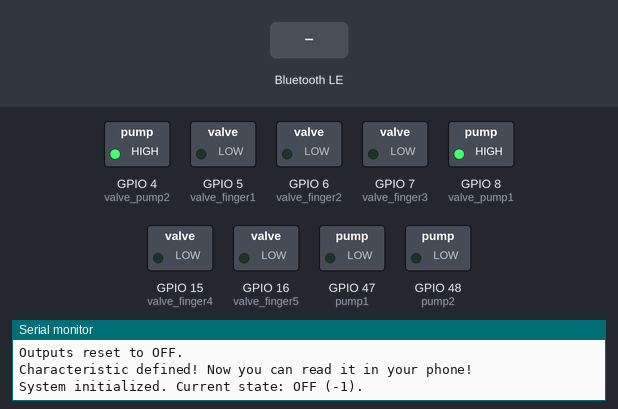
A sketch run on a simulated ESP32-S3. Parts: switched loads named in the sketch (green lamp = pin HIGH), the last lines printed to the serial monitor. Inputs (shaded band) come from the test bench. Nothing arrives over Bluetooth unless stated; a phone connects over Bluetooth LE 3 s after start.

Above: at 1.2 s.
1.3 s: Bluetooth LE write "1" received
At 2.4 s:
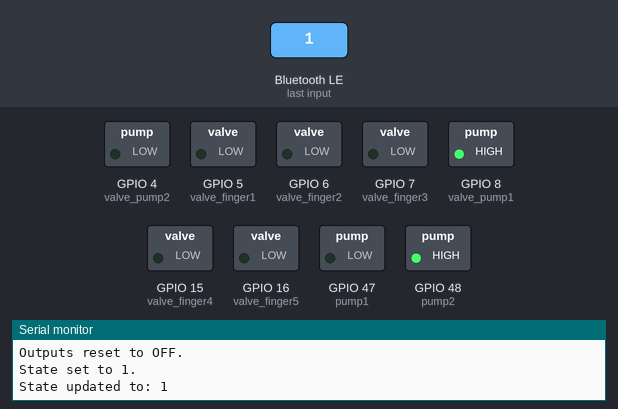
3.3 s: Bluetooth LE write "0" received
At 5.0 s:
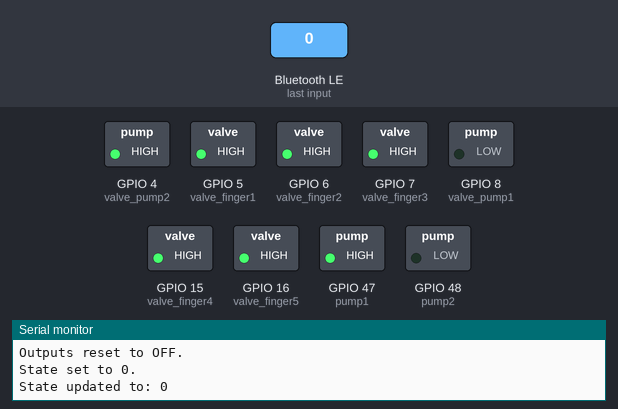
5.3 s: Bluetooth LE write "2" received
At 6.3 s:
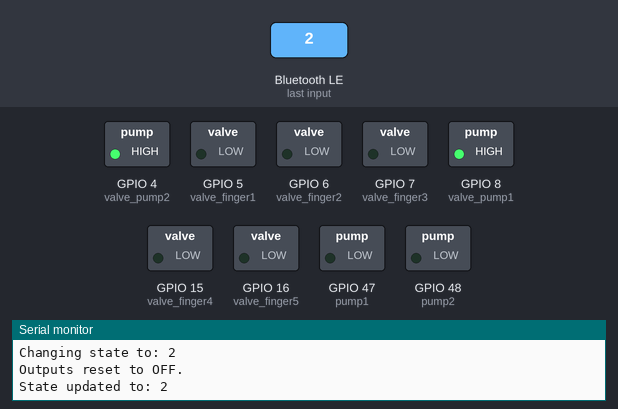
Timing chart, 0 to 8.3 s (numbered marks = the images above; inputs shaded):
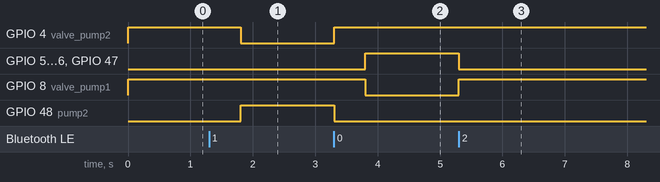

The sketch:

Main_Pump_Server.ino
```cpp
#include <BLEDevice.h>
#include <BLEUtils.h>
#include <BLEServer.h>

// See the following for generating UUIDs:
// https://www.uuidgenerator.net/

#define SERVICE_UUID        "e77cdcbe-3f93-4d59-b2be-f468aba8eabe"
#define CHARACTERISTIC_UUID "beb5483e-36e1-4688-b7f5-ea07361b26a8"

// Pin definitions for valves and pumps
const int valve_pump1 = 8;
const int valve_pump2 = 4;
const int valve_finger1 = 5;
const int valve_finger2 = 6;
const int valve_finger3 = 7;
const int valve_finger4 = 15;
const int valve_finger5 = 16;
const int pump1 = 47;
const int pump2 = 48;

// Transition time in milliseconds
const unsigned long transitionTime = 500;

// State variables to track the current and desired states
int currentState = -1; // -1 represents an initial "unknown" state
int desiredState = -1;
void setupPins() {
  // Set all pins to OUTPUT mode
  pinMode(valve_pump1, OUTPUT);
  pinMode(valve_pump2, OUTPUT);
  pinMode(valve_finger1, OUTPUT);
  pinMode(valve_finger2, OUTPUT);
  pinMode(valve_finger3, OUTPUT);
  pinMode(valve_finger4, OUTPUT);
  pinMode(valve_finger5, OUTPUT);
  pinMode(pump1, OUTPUT);
  pinMode(pump2, OUTPUT);
}

void resetOutputs() {
  // Turn off all pumps and close all valves
  digitalWrite(pump1, LOW);
  digitalWrite(valve_pump1, HIGH);
  digitalWrite(pump2, LOW);
  digitalWrite(valve_pump2, HIGH);
  digitalWrite(valve_finger1, LOW);
  digitalWrite(valve_finger2, LOW);
  digitalWrite(valve_finger3, LOW);
  digitalWrite(valve_finger4, LOW);
  digitalWrite(valve_finger5, LOW);
  Serial.println("Outputs reset to OFF.");
}

void setState0() {
  // Configure valves and pumps for state 0
  digitalWrite(valve_pump2, HIGH); // Close pump2 valve
  digitalWrite(valve_pump1, LOW);  // Open pump1 valve
  digitalWrite(pump1, HIGH);      // Turn on pump1
  digitalWrite(valve_finger1, HIGH);
  digitalWrite(valve_finger2, HIGH);
  digitalWrite(valve_finger3, HIGH);
  digitalWrite(valve_finger4, HIGH);
  digitalWrite(valve_finger5, HIGH);

  Serial.println("State set to 0.");
}

void setState1() {
  // Configure valves and pumps for state 1
  digitalWrite(valve_pump1, HIGH); // Close pump1 valve
  digitalWrite(valve_pump2, LOW);  // Open pump2 valve
  digitalWrite(pump2, HIGH);      // Turn on pump2
  digitalWrite(valve_finger1, LOW);
  digitalWrite(valve_finger2, LOW);
  digitalWrite(valve_finger3, LOW);
  digitalWrite(valve_finger4, LOW);
  digitalWrite(valve_finger5, LOW);

  Serial.println("State set to 1.");
}

void updateState() {
  Serial.print("Changing state to: ");
  Serial.println(desiredState);

  // Transition to a neutral "all OFF" state for safety
  resetOutputs();
  delay(transitionTime);

  // Apply the new state
  if (desiredState == 0) {
    setState0();
  } else if (desiredState == 1) {
    setState1();
  }

  // Update the current state and print confirmation
  currentState = desiredState;
  Serial.print("State updated to: ");
  Serial.println(currentState);
}

class MyCallbacks: public BLECharacteristicCallbacks {
    void onWrite(BLECharacteristic *pCharacteristic) {
        std::string value = pCharacteristic->getValue();

        if (value.length() > 0) {
            Serial.println("*********");
            Serial.print("New value: ");
            for (int i = 0; i < value.length(); i++)
                Serial.print(value[i]);

            // Check if the entire string is a number
            bool isNumber = true;
            for (int i = 0; i < value.length(); i++) {
                if (!isdigit(value[i])) {
                    isNumber = false;
                    break;
                }
            }

            if (isNumber) {
                // Convert the string to an integer
                desiredState = std::stoi(value);
                Serial.println();
                Serial.print("Desired state set to: ");
                Serial.println(desiredState);
            } else {
                Serial.println("Invalid input. Please enter a number.");
            }

            Serial.println("*********");
        }
    }
};

void setup() {
  Serial.begin(115200);
  Serial.println("Starting BLE work!");

  // Configure pin modes for valves and pumps
  setupPins();

  // Ensure all outputs are in a known "OFF" state initially
  resetOutputs();

  BLEDevice::init("Capstone_TaMinhTri");
  BLEServer *pServer = BLEDevice::createServer();
  BLEService *pService = pServer->createService(SERVICE_UUID);
  BLECharacteristic *pCharacteristic = pService->createCharacteristic(
                                         CHARACTERISTIC_UUID,
                                         BLECharacteristic::PROPERTY_READ |
                                         BLECharacteristic::PROPERTY_WRITE
                                       );

  pCharacteristic->setCallbacks(new MyCallbacks());
  pService->start();
  // BLEAdvertising *pAdvertising = pServer->getAdvertising();  // this still is working for backward compatibility
  BLEAdvertising *pAdvertising = BLEDevice::getAdvertising();
  pAdvertising->addServiceUUID(SERVICE_UUID);
  pAdvertising->setScanResponse(true);
  pAdvertising->setMinPreferred(0x06);  // functions that help with iPhone connections issue
  pAdvertising->setMinPreferred(0x12);
  BLEDevice::startAdvertising();
  Serial.println("Characteristic defined! Now you can read it in your phone!");


  // Print initial state for debugging
  Serial.println("System initialized. Current state: OFF (-1).");
}

void loop() {
  // Update system state if the desired state has changed
  if (desiredState != currentState) {
    updateState();
  }
}
```

Measured:
- after the input at 1.3 s, GPIO 4 (valve_pump2): HIGH → LOW after 0.50 s; GPIO 48 (pump2): LOW → HIGH after 0.50 s
- after the input at 3.3 s, GPIO 4 (valve_pump2): LOW → HIGH at once; GPIO 5 (valve_finger1), GPIO 6 (valve_finger2), GPIO 7 (valve_finger3), GPIO 15 (valve_finger4), GPIO 16 (valve_finger5), GPIO 47 (pump1): LOW → HIGH after 0.50 s; GPIO 8 (valve_pump1): HIGH → LOW after 0.50 s; GPIO 48 (pump2): HIGH → LOW at once
- after the input at 5.3 s, GPIO 5 (valve_finger1), GPIO 6 (valve_finger2), GPIO 7 (valve_finger3), GPIO 15 (valve_finger4), GPIO 16 (valve_finger5), GPIO 47 (pump1): HIGH → LOW at once; GPIO 8 (valve_pump1): LOW → HIGH at once
